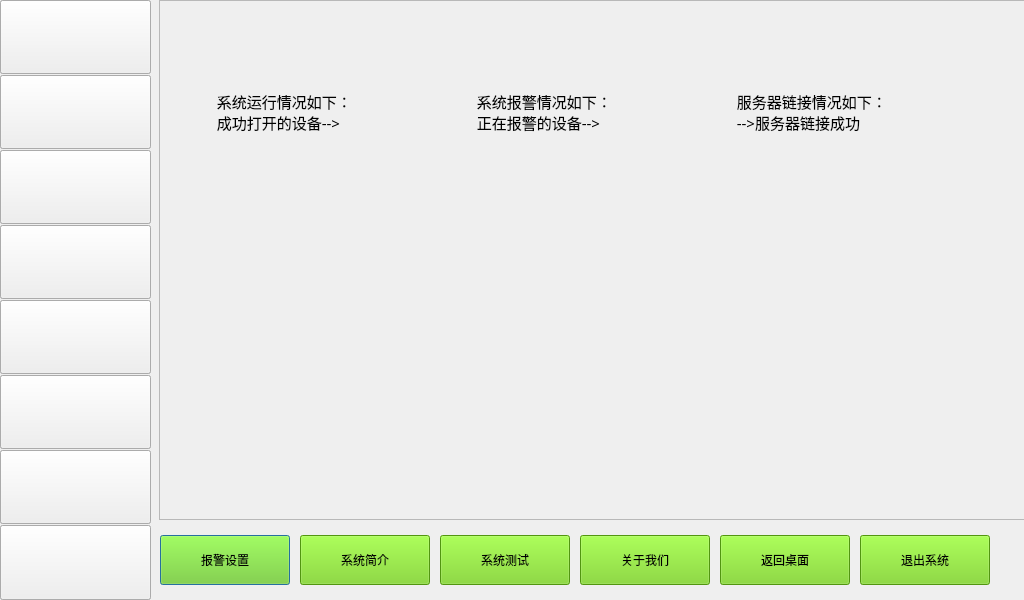
<?xml version="1.0" encoding="UTF-8"?>
<ui version="4.0">
 <class>MainWidget</class>
 <widget class="QWidget" name="MainWidget">
  <property name="geometry">
   <rect>
    <x>0</x>
    <y>0</y>
    <width>1024</width>
    <height>600</height>
   </rect>
  </property>
  <property name="windowTitle">
   <string>MainWidget</string>
  </property>
  <property name="styleSheet">
   <string notr="true"/>
  </property>
  <widget class="QPushButton" name="btnTemp">
   <property name="geometry">
    <rect>
     <x>0</x>
     <y>0</y>
     <width>151</width>
     <height>74</height>
    </rect>
   </property>
   <property name="styleSheet">
    <string notr="true">border-image: url(:/new/prefix1/img/temp_btn.png);</string>
   </property>
   <property name="text">
    <string/>
   </property>
  </widget>
  <widget class="QPushButton" name="btnHumi">
   <property name="geometry">
    <rect>
     <x>0</x>
     <y>75</y>
     <width>151</width>
     <height>74</height>
    </rect>
   </property>
   <property name="styleSheet">
    <string notr="true">border-image: url(:/new/prefix1/img/humidity_btn.png);</string>
   </property>
   <property name="text">
    <string/>
   </property>
  </widget>
  <widget class="QPushButton" name="btnSmoke">
   <property name="geometry">
    <rect>
     <x>0</x>
     <y>150</y>
     <width>151</width>
     <height>74</height>
    </rect>
   </property>
   <property name="styleSheet">
    <string notr="true">border-image: url(:/new/prefix1/img/smoke_btn.png);</string>
   </property>
   <property name="text">
    <string/>
   </property>
  </widget>
  <widget class="QPushButton" name="btnAir">
   <property name="geometry">
    <rect>
     <x>0</x>
     <y>225</y>
     <width>151</width>
     <height>74</height>
    </rect>
   </property>
   <property name="styleSheet">
    <string notr="true">border-image: url(:/new/prefix1/img/air_condition_btn.png);</string>
   </property>
   <property name="text">
    <string/>
   </property>
  </widget>
  <widget class="QPushButton" name="btnLamp">
   <property name="geometry">
    <rect>
     <x>0</x>
     <y>300</y>
     <width>151</width>
     <height>74</height>
    </rect>
   </property>
   <property name="styleSheet">
    <string notr="true">border-image: url(:/new/prefix1/img/lamp_btn.png);</string>
   </property>
   <property name="text">
    <string/>
   </property>
  </widget>
  <widget class="QPushButton" name="btnVideo">
   <property name="geometry">
    <rect>
     <x>0</x>
     <y>375</y>
     <width>151</width>
     <height>74</height>
    </rect>
   </property>
   <property name="styleSheet">
    <string notr="true">border-image: url(:/new/prefix1/img/camera_btn.png);</string>
   </property>
   <property name="text">
    <string/>
   </property>
  </widget>
  <widget class="QPushButton" name="btnCurtain">
   <property name="geometry">
    <rect>
     <x>0</x>
     <y>450</y>
     <width>151</width>
     <height>74</height>
    </rect>
   </property>
   <property name="styleSheet">
    <string notr="true">border-image: url(:/new/prefix1/img/curtain_btn.png);</string>
   </property>
   <property name="text">
    <string/>
   </property>
  </widget>
  <widget class="QPushButton" name="btnOther">
   <property name="geometry">
    <rect>
     <x>0</x>
     <y>525</y>
     <width>151</width>
     <height>75</height>
    </rect>
   </property>
   <property name="styleSheet">
    <string notr="true">border-image: url(:/new/prefix1/img/other_dev_btn.jpg);</string>
   </property>
   <property name="text">
    <string/>
   </property>
  </widget>
  <widget class="QPushButton" name="pushButton_9">
   <property name="geometry">
    <rect>
     <x>160</x>
     <y>535</y>
     <width>130</width>
     <height>50</height>
    </rect>
   </property>
   <property name="toolTip">
    <string>&lt;html&gt;&lt;head/&gt;&lt;body&gt;&lt;p&gt;&lt;br/&gt;&lt;/p&gt;&lt;/body&gt;&lt;/html&gt;</string>
   </property>
   <property name="styleSheet">
    <string notr="true">background-color: rgb(115, 210, 22);
font: 11pt &quot;文泉驿微米黑&quot;;</string>
   </property>
   <property name="text">
    <string>报警设置</string>
   </property>
   <property name="autoDefault">
    <bool>false</bool>
   </property>
   <property name="default">
    <bool>true</bool>
   </property>
   <property name="flat">
    <bool>false</bool>
   </property>
  </widget>
  <widget class="QPushButton" name="pushButton_10">
   <property name="geometry">
    <rect>
     <x>440</x>
     <y>535</y>
     <width>130</width>
     <height>50</height>
    </rect>
   </property>
   <property name="styleSheet">
    <string notr="true">background-color: rgb(115, 210, 22);
font: 11pt &quot;文泉驿微米黑&quot;;</string>
   </property>
   <property name="text">
    <string>系统测试</string>
   </property>
  </widget>
  <widget class="QPushButton" name="pushButton_11">
   <property name="geometry">
    <rect>
     <x>300</x>
     <y>535</y>
     <width>130</width>
     <height>50</height>
    </rect>
   </property>
   <property name="styleSheet">
    <string notr="true">background-color: rgb(115, 210, 22);
font: 11pt &quot;文泉驿微米黑&quot;;</string>
   </property>
   <property name="text">
    <string>系统简介</string>
   </property>
  </widget>
  <widget class="QPushButton" name="pushButton_12">
   <property name="geometry">
    <rect>
     <x>720</x>
     <y>535</y>
     <width>130</width>
     <height>50</height>
    </rect>
   </property>
   <property name="styleSheet">
    <string notr="true">background-color: rgb(115, 210, 22);
font: 11pt &quot;文泉驿微米黑&quot;;</string>
   </property>
   <property name="text">
    <string>返回桌面</string>
   </property>
  </widget>
  <widget class="QPushButton" name="pushButton_13">
   <property name="geometry">
    <rect>
     <x>580</x>
     <y>535</y>
     <width>130</width>
     <height>50</height>
    </rect>
   </property>
   <property name="styleSheet">
    <string notr="true">background-color: rgb(115, 210, 22);
font: 11pt &quot;文泉驿微米黑&quot;;</string>
   </property>
   <property name="text">
    <string>关于我们</string>
   </property>
  </widget>
  <widget class="QPushButton" name="pushButton_14">
   <property name="geometry">
    <rect>
     <x>860</x>
     <y>535</y>
     <width>130</width>
     <height>50</height>
    </rect>
   </property>
   <property name="styleSheet">
    <string notr="true">background-color: rgb(115, 210, 22);
font: 11pt &quot;文泉驿微米黑&quot;;</string>
   </property>
   <property name="text">
    <string>退出系统</string>
   </property>
  </widget>
  <widget class="QFrame" name="frame">
   <property name="geometry">
    <rect>
     <x>159</x>
     <y>0</y>
     <width>871</width>
     <height>520</height>
    </rect>
   </property>
   <property name="frameShape">
    <enum>QFrame::StyledPanel</enum>
   </property>
   <property name="frameShadow">
    <enum>QFrame::Raised</enum>
   </property>
   <widget class="QLabel" name="label">
    <property name="geometry">
     <rect>
      <x>50</x>
      <y>70</y>
      <width>241</width>
      <height>301</height>
     </rect>
    </property>
    <property name="font">
     <font>
      <family>文泉驿微米黑</family>
      <pointsize>11</pointsize>
      <weight>50</weight>
      <italic>false</italic>
      <bold>false</bold>
     </font>
    </property>
    <property name="styleSheet">
     <string notr="true">border-image: url(:/new/prefix1/img/running_text.png);
font: 11pt &quot;文泉驿微米黑&quot;;</string>
    </property>
    <property name="frameShape">
     <enum>QFrame::NoFrame</enum>
    </property>
    <property name="text">
     <string>
  系统运行情况如下：
  成功打开的设备--&gt;</string>
    </property>
    <property name="textFormat">
     <enum>Qt::AutoText</enum>
    </property>
    <property name="alignment">
     <set>Qt::AlignLeading|Qt::AlignLeft|Qt::AlignTop</set>
    </property>
   </widget>
   <widget class="QLabel" name="label_2">
    <property name="geometry">
     <rect>
      <x>310</x>
      <y>70</y>
      <width>241</width>
      <height>301</height>
     </rect>
    </property>
    <property name="font">
     <font>
      <family>文泉驿微米黑</family>
      <pointsize>11</pointsize>
      <weight>50</weight>
      <italic>false</italic>
      <bold>false</bold>
     </font>
    </property>
    <property name="styleSheet">
     <string notr="true">border-image: url(:/new/prefix1/img/alarming_text.png);
font: 11pt &quot;文泉驿微米黑&quot;;</string>
    </property>
    <property name="text">
     <string>
  系统报警情况如下：
  正在报警的设备--&gt;</string>
    </property>
    <property name="alignment">
     <set>Qt::AlignLeading|Qt::AlignLeft|Qt::AlignTop</set>
    </property>
   </widget>
   <widget class="QLabel" name="label_3">
    <property name="geometry">
     <rect>
      <x>570</x>
      <y>70</y>
      <width>241</width>
      <height>301</height>
     </rect>
    </property>
    <property name="font">
     <font>
      <family>文泉驿微米黑</family>
      <pointsize>11</pointsize>
      <weight>50</weight>
      <italic>false</italic>
      <bold>false</bold>
     </font>
    </property>
    <property name="styleSheet">
     <string notr="true">border-image: url(:/new/prefix1/img/server_text.png);
font: 11pt &quot;文泉驿微米黑&quot;;</string>
    </property>
    <property name="text">
     <string>
  服务器链接情况如下：
  --&gt;服务器链接成功</string>
    </property>
    <property name="alignment">
     <set>Qt::AlignLeading|Qt::AlignLeft|Qt::AlignTop</set>
    </property>
   </widget>
   <zorder>label</zorder>
   <zorder>label_2</zorder>
   <zorder>label_3</zorder>
   <zorder>btnTemp_2</zorder>
   <zorder>btnHumi</zorder>
  </widget>
  <widget class="QPushButton" name="btnTemp_2">
   <property name="geometry">
    <rect>
     <x>0</x>
     <y>0</y>
     <width>151</width>
     <height>74</height>
    </rect>
   </property>
   <property name="styleSheet">
    <string notr="true">border-image: url(:/new/prefix1/img/temp_btn_select.png);</string>
   </property>
   <property name="text">
    <string/>
   </property>
  </widget>
  <widget class="QPushButton" name="btnHumi_2">
   <property name="geometry">
    <rect>
     <x>0</x>
     <y>75</y>
     <width>151</width>
     <height>74</height>
    </rect>
   </property>
   <property name="styleSheet">
    <string notr="true">border-image: url(:/new/prefix1/img/huminity_btn_select.png);</string>
   </property>
   <property name="text">
    <string/>
   </property>
  </widget>
  <widget class="QPushButton" name="btnSmoke_2">
   <property name="geometry">
    <rect>
     <x>0</x>
     <y>150</y>
     <width>151</width>
     <height>74</height>
    </rect>
   </property>
   <property name="styleSheet">
    <string notr="true">border-image: url(:/new/prefix1/img/smoke_btn_select.png);</string>
   </property>
   <property name="text">
    <string/>
   </property>
  </widget>
  <widget class="QPushButton" name="btnAir_2">
   <property name="geometry">
    <rect>
     <x>0</x>
     <y>225</y>
     <width>151</width>
     <height>74</height>
    </rect>
   </property>
   <property name="styleSheet">
    <string notr="true">border-image: url(:/new/prefix1/img/air_condition_btn_select.png);</string>
   </property>
   <property name="text">
    <string/>
   </property>
  </widget>
  <widget class="QPushButton" name="btnLamp_2">
   <property name="geometry">
    <rect>
     <x>0</x>
     <y>300</y>
     <width>151</width>
     <height>74</height>
    </rect>
   </property>
   <property name="styleSheet">
    <string notr="true">border-image: url(:/new/prefix1/img/lamp_btn_select.png);</string>
   </property>
   <property name="text">
    <string/>
   </property>
  </widget>
  <widget class="QPushButton" name="btnVideo_2">
   <property name="geometry">
    <rect>
     <x>0</x>
     <y>375</y>
     <width>151</width>
     <height>74</height>
    </rect>
   </property>
   <property name="styleSheet">
    <string notr="true">border-image: url(:/new/prefix1/img/camera_btn_select.png);</string>
   </property>
   <property name="text">
    <string/>
   </property>
  </widget>
  <widget class="QPushButton" name="btnCurtain_2">
   <property name="geometry">
    <rect>
     <x>0</x>
     <y>450</y>
     <width>151</width>
     <height>74</height>
    </rect>
   </property>
   <property name="styleSheet">
    <string notr="true">border-image: url(:/new/prefix1/img/curtain_btn_select.png);</string>
   </property>
   <property name="text">
    <string/>
   </property>
  </widget>
  <widget class="QPushButton" name="btnOther_2">
   <property name="geometry">
    <rect>
     <x>0</x>
     <y>525</y>
     <width>151</width>
     <height>75</height>
    </rect>
   </property>
   <property name="styleSheet">
    <string notr="true">border-image: url(:/new/prefix1/img/other_dev_btn_select.png);</string>
   </property>
   <property name="text">
    <string/>
   </property>
  </widget>
  <zorder>btnTemp_2</zorder>
  <zorder>btnOther_2</zorder>
  <zorder>btnCurtain_2</zorder>
  <zorder>btnVideo_2</zorder>
  <zorder>btnLamp_2</zorder>
  <zorder>btnAir_2</zorder>
  <zorder>btnSmoke_2</zorder>
  <zorder>btnHumi_2</zorder>
  <zorder>btnTemp</zorder>
  <zorder>btnHumi</zorder>
  <zorder>btnSmoke</zorder>
  <zorder>btnAir</zorder>
  <zorder>btnLamp</zorder>
  <zorder>btnVideo</zorder>
  <zorder>btnCurtain</zorder>
  <zorder>btnOther</zorder>
  <zorder>pushButton_9</zorder>
  <zorder>pushButton_10</zorder>
  <zorder>pushButton_11</zorder>
  <zorder>pushButton_12</zorder>
  <zorder>pushButton_13</zorder>
  <zorder>pushButton_14</zorder>
  <zorder>frame</zorder>
 </widget>
 <layoutdefault spacing="6" margin="11"/>
 <resources/>
 <connections/>
</ui>
